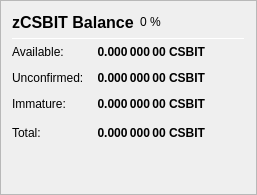
                   <widget class="QFrame" name="frame_ZerocoinBalances">
                    <property name="frameShape">
                     <enum>QFrame::StyledPanel</enum>
                    </property>
                    <property name="frameShadow">
                     <enum>QFrame::Raised</enum>
                    </property>
                    <layout class="QVBoxLayout" name="verticalLayout_7">
                     <item>
                      <layout class="QHBoxLayout" name="horizontalLayout_8" stretch="0,0,0">
                       <item>
                        <widget class="QLabel" name="label_5z_3">
                         <property name="minimumSize">
                          <size>
                           <width>0</width>
                           <height>20</height>
                          </size>
                         </property>
                         <property name="font">
                          <font>
                           <pointsize>12</pointsize>
                           <weight>75</weight>
                           <bold>true</bold>
                          </font>
                         </property>
                         <property name="text">
                          <string>zCSBIT Balance</string>
                         </property>
                        </widget>
                       </item>
                       <item>
                        <widget class="QLabel" name="labelzCSBITPercent">
                         <property name="text">
                          <string notr="true">0 %</string>
                         </property>
                        </widget>
                       </item>
                       <item>
                        <spacer name="horizontalSpacer_11">
                         <property name="orientation">
                          <enum>Qt::Horizontal</enum>
                         </property>
                         <property name="sizeHint" stdset="0">
                          <size>
                           <width>40</width>
                           <height>20</height>
                          </size>
                         </property>
                        </spacer>
                       </item>
                      </layout>
                     </item>
                     <item>
                      <widget class="Line" name="line_ZerocoinBalance">
                       <property name="minimumSize">
                        <size>
                         <width>0</width>
                         <height>1</height>
                        </size>
                       </property>
                       <property name="maximumSize">
                        <size>
                         <width>16777215</width>
                         <height>1</height>
                        </size>
                       </property>
                       <property name="orientation">
                        <enum>Qt::Horizontal</enum>
                       </property>
                      </widget>
                     </item>
                     <item>
                      <layout class="QGridLayout" name="gridLayout_5">
                       <property name="spacing">
                        <number>12</number>
                       </property>
                       <item row="1" column="0">
                        <widget class="QLabel" name="labelzBalanceMatureText">
                         <property name="toolTip">
                          <string>Mature: more than 20 confirmation and more than 1 mint of the same denomination after it was minted.
These zCSBIT are spendable.</string>
                         </property>
                         <property name="text">
                          <string>Available:</string>
                         </property>
                        </widget>
                       </item>
                       <item row="1" column="1">
                        <widget class="QLabel" name="labelzBalanceMature">
                         <property name="font">
                          <font>
                           <weight>75</weight>
                           <bold>true</bold>
                          </font>
                         </property>
                         <property name="toolTip">
                          <string>Mature: more than 20 confirmation and more than 1 mint of the same denomination after it was minted.
These zCSBIT are spendable.</string>
                         </property>
                         <property name="text">
                          <string notr="true">0.000 000 00 CSBIT</string>
                         </property>
                         <property name="alignment">
                          <set>Qt::AlignRight|Qt::AlignTrailing|Qt::AlignVCenter</set>
                         </property>
                        </widget>
                       </item>
                       <item row="2" column="0">
                        <widget class="QLabel" name="labelzBalanceUnconfirmedText">
                         <property name="toolTip">
                          <string>Unconfirmed: less than 20 confirmations
Immature: confirmed, but less than 1 mint of the same denomination after it was minted</string>
                         </property>
                         <property name="text">
                          <string>Unconfirmed:</string>
                         </property>
                        </widget>
                       </item>
                       <item row="2" column="1">
                        <widget class="QLabel" name="labelzBalanceUnconfirmed">
                         <property name="font">
                          <font>
                           <weight>75</weight>
                           <bold>true</bold>
                          </font>
                         </property>
                         <property name="toolTip">
                          <string>Unconfirmed: less than 20 confirmations
Immature: confirmed, but less than 1 mint of the same denomination after it was minted</string>
                         </property>
                         <property name="text">
                          <string notr="true">0.000 000 00 CSBIT</string>
                         </property>
                         <property name="alignment">
                          <set>Qt::AlignRight|Qt::AlignTrailing|Qt::AlignVCenter</set>
                         </property>
                        </widget>
                       </item>
                       <item row="3" column="0">
                        <widget class="QLabel" name="labelzBalanceImmatureText">
                         <property name="toolTip">
                          <string>Unconfirmed: less than 20 confirmations
Immature: confirmed, but less than 1 mint of the same denomination after it was minted</string>
                         </property>
                         <property name="text">
                          <string>Immature:</string>
                         </property>
                        </widget>
                       </item>
                       <item row="3" column="1">
                        <widget class="QLabel" name="labelzBalanceImmature">
                         <property name="font">
                          <font>
                           <weight>75</weight>
                           <bold>true</bold>
                          </font>
                         </property>
                         <property name="toolTip">
                          <string>Unconfirmed: less than 20 confirmations
Immature: confirmed, but less than 1 mint of the same denomination after it was minted</string>
                         </property>
                         <property name="text">
                          <string notr="true">0.000 000 00 CSBIT</string>
                         </property>
                         <property name="alignment">
                          <set>Qt::AlignRight|Qt::AlignTrailing|Qt::AlignVCenter</set>
                         </property>
                        </widget>
                       </item>
                       <item row="4" column="0">
                        <widget class="QLabel" name="labelzBalanceText">
                         <property name="toolTip">
                          <string>Your current zCSBIT balance, unconfirmed and immature zCSBIT included.</string>
                         </property>
                         <property name="text">
                          <string>Total:</string>
                         </property>
                        </widget>
                       </item>
                       <item row="4" column="1">
                        <widget class="QLabel" name="labelzBalance">
                         <property name="font">
                          <font>
                           <weight>75</weight>
                           <bold>true</bold>
                          </font>
                         </property>
                         <property name="cursor">
                          <cursorShape>IBeamCursor</cursorShape>
                         </property>
                         <property name="toolTip">
                          <string>Your current zCSBIT balance, unconfirmed and immature zCSBIT included.</string>
                         </property>
                         <property name="text">
                          <string notr="true">0.000 000 00 CSBIT</string>
                         </property>
                         <property name="alignment">
                          <set>Qt::AlignRight|Qt::AlignTrailing|Qt::AlignVCenter</set>
                         </property>
                         <property name="textInteractionFlags">
                          <set>Qt::LinksAccessibleByMouse|Qt::TextSelectableByKeyboard|Qt::TextSelectableByMouse</set>
                         </property>
                        </widget>
                       </item>
                       <item row="4" column="2">
                        <spacer name="horizontalSpacer_4">
                         <property name="orientation">
                          <enum>Qt::Horizontal</enum>
                         </property>
                         <property name="sizeHint" stdset="0">
                          <size>
                           <width>40</width>
                           <height>20</height>
                          </size>
                         </property>
                        </spacer>
                       </item>
                      </layout>
                     </item>
                     <item>
                      <spacer name="verticalSpacer_4">
                       <property name="orientation">
                        <enum>Qt::Vertical</enum>
                       </property>
                       <property name="sizeHint" stdset="0">
                        <size>
                         <width>20</width>
                         <height>40</height>
                        </size>
                       </property>
                      </spacer>
                     </item>
                    </layout>
                   </widget>
